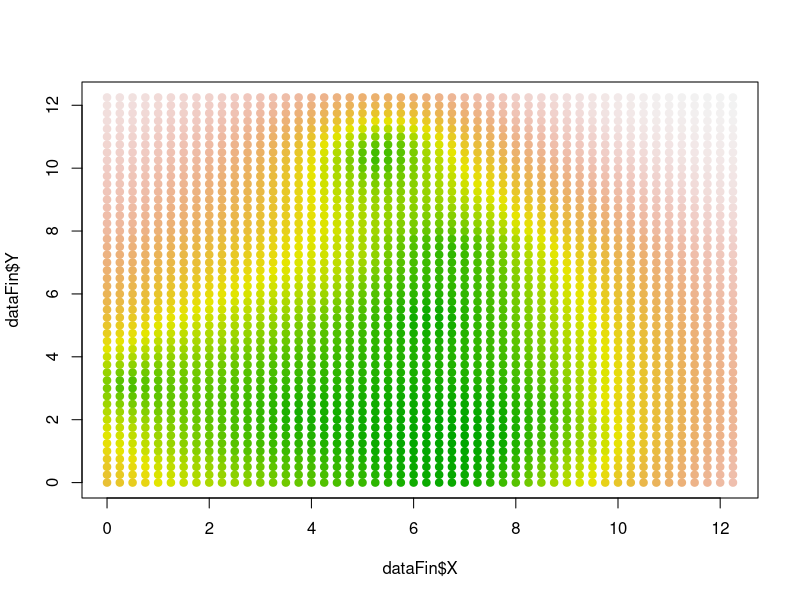
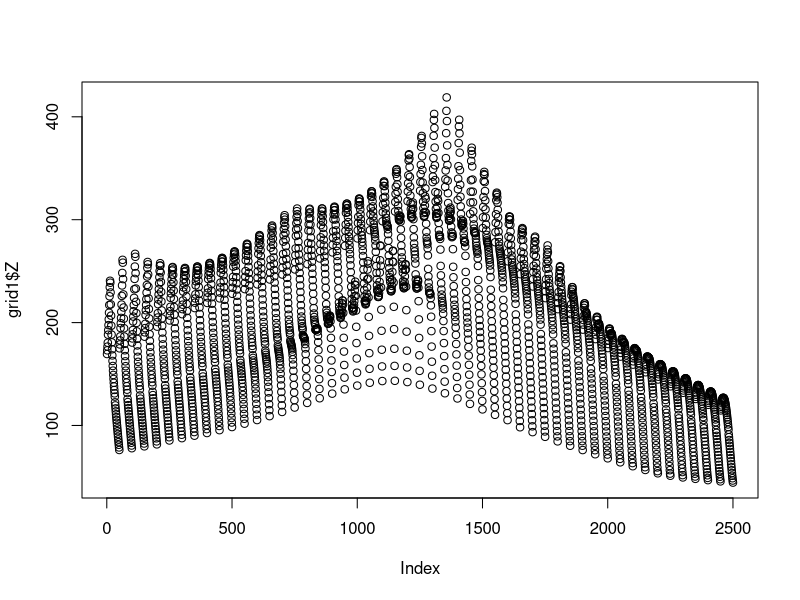

The R script that drew these images, in order:
#Step 1 : import macros
#May 2015, Florent Le Néchet




# ---------------------------------------------------------------------------------
# ----------------            CREATE TABLE                   ----------------------
# ---------------------------------------------------------------------------------

createTable <- function(parametersValues,centreValues) {
  # -- # -- # -- # -- # -- # -- # -- # -- # -- # -- # -- #
  # This function reports a data.frame with three columns
  # X is the X-coordinate of the cell
  # Y is the Y-coordinate of the cell
  # Z is the Population within the cell
  # -- # -- # -- # -- # -- # -- # -- # -- # -- # -- # -- #
  # parameters for function createTable are : 
  # - a data.frame parametersValues containing 6 variables and 1 line: 
  # Xmin : minimum X coordinate for the table
  # Xmax : maximum X coordinate for the table
  # Ymin : minimum Y coordinate for the table
  # Ymax : maximum Y coordinate for the table
  # nu   : extent of the cell. Number of cells is (Xmax - Xmin) / nu   *  (Ymax - Ymin) / nu 
  # eta  : parameter used for the computation of the grid : the smaller it is the closest it is
  # from a real "Clark" distribution. During the double integration of the exponential, each grid-cell
  # of size nu is subdivided into mini-cells of size eta.
  # therefore eta should be small than nu, around a tenth of its value.
  # - a data.frame centreValues containing 4 variables and as many lines as centers: 
  # X0 : X coordinate of the center
  # Y0 : Y coordinate of the center
  # A  : A parameter (Clark distribution : density = A exp(-b r))
  # b  : b parameter (Clark distribution : density = A exp(-b r)))
  # -- # -- # -- # -- # -- # -- # -- # -- # -- # -- # -- #
  
  Xmin = parametersValues$Xmin[1]
  Ymin = parametersValues$Ymin[1]
  Xmax = parametersValues$Xmax[1]
  Ymax = parametersValues$Ymax[1]
  nombreCentres = nrow(centresValues)
  XXX = NULL
  YYY = NULL
  PPP = NULL
  i = 1
  xt = Xmin
  while (xt < Xmax) {
    yt = Ymin
    while (yt < Ymax) {
      XXX[i] = xt 
      YYY[i] = yt
      j = 1
      PPP[i] = 0
      while (j <= nombreCentres) {
        PPP[i] = PPP[i] + reportPopulationCarre(xt,xt + parametersValues$nu[1],
                                                yt,yt + parametersValues$nu[1],
                                                centresValues$X0[j],
                                                centresValues$Y0[j],
                                                centresValues$A[j],
                                                centresValues$b[j],
                                                parametersValues$eta[1])
        j = j + 1
      }
      i = i + 1  
      yt = yt + parametersValues$nu[1]
    }
    xt = xt +  parametersValues$nu[1]
  }
  dataFin = data.frame(cbind(XXX,YYY,PPP))
  names(dataFin) = c("X","Y","Z")
  #dataFin[dataFin$Z<0,] = 0
  dataFin
}

# ---------------------------------------------------------------------------------
# ----------------         REPORT POPULATION CARREE         ----------------------
# ---------------------------------------------------------------------------------


reportPopulationCarre <- function(x1,x2,y1,y2,X0,Y0,A,b,eta) {
  #compute the population of a Clark distribution of parameters A, b and center X0, Y0
  PopTemp = 0
  xx = x1
  while (xx + eta <= x2) {
    yy = y1
    while(yy + eta <= y2) {
      Rtemp = sqrt((X0 - xx - (1/2) * eta)^2+(Y0 - yy - (1/2) * eta)^2)
      PopTemp = PopTemp + eta ^ 2 * A * exp(- b * Rtemp)
      yy = yy + eta
      #         print(yy)
      #        flush.console()  # force the output
    }
    xx = xx + eta
  }
  PopTemp  
}


# ---------------------------------------------------------------------------------
# ----------------           DRAW IN TWO  DIMENSIONS         ----------------------
# ---------------------------------------------------------------------------------

afficher2d <- function(dataFin) {
  colorPalette <- terrain.colors(nrow(dataFin), alpha = 1)
  dataFin <- dataFin[order(dataFin$Z,decreasing = TRUE),]
  plot(dataFin$X,dataFin$Y,col = colorPalette, pch = 19, cex = 1)
}


# ---------------------------------------------------------------------------------
# ----------------           DRAW IN THREE   DIMENSIONS      ----------------------
# ---------------------------------------------------------------------------------


library(scatterplot3d)
afficher3d <- function(dataFin) {
  scatterplot3d(dataFin$X,dataFin$Y,dataFin$Z, main="3D Scatterplot", type = "h",highlight.3d=TRUE, pch = 19, xlab = "", ylab = "", zlab = "density", cex.symbols=0.1)}

# ---------------------------------------------------------------------------------
# ----------------      COMPUTE URBAN FORM INDICATORS        ----------------------
# ---------------------------------------------------------------------------------



reportPopulation <- function (table, cutoffdensity) {
  
  table <- subset(table, Z > cutoffdensity)
  sum(table$Z)  
}

reportDensity <- function (table, cutoffdensity) {
  cellExtent <- 0.25 #pas générique
  table <- subset(table, Z > cutoffdensity)
  pop = sum(table$Z)
  Ncellules = nrow(table)
  area = Ncellules * cellExtent^2
  density = pop / area
  density
}


reportDistance <- function (table, cutoffdensity) {

  #### table is made of three columns : X, Y, Z containing coordinates and 
  # Population in the corresponding cell
  #### unit is the unit of distance of the coordinates
  #### cutoffdensity is the cut off density used for the computation of all indicators
  table = subset(table, Z > cutoffdensity)
  table = table[order(-table$Z),]
  xx = table$X 
  yy = table$Y 
  zz = table$Z
  toadd = 0
  aa = 0
  bb = 0
  distance = 0
  listDistance = NULL
  listPop = NULL
  n = nrow(data.frame(zz))
  print(n)
  flush.console()
  i = 1
  compteur = 0
  while (i <= n) {
    j = 1
    toadd = 0
    while (j < i) {
      aa = xx[i]
      bb = yy[i]
      toadd = toadd + sqrt((aa - xx[j])^2+(bb - yy[j])^2) * zz[j]
      j = j + 1
    }
    distance = distance + toadd * zz[i]
    listDistance = c(listDistance, distance)
    listPop = c(listPop, sum(zz[1:i]))
    compteur = compteur + 1
    if ((compteur / 1000) == floor(compteur / 1000)) {
      print(compteur * (compteur - 1) / (n * (n - 1)) * 100)
      flush.console() } # force the output
    i = i + 1
  }
  
  resultat = 2 * distance / sum(zz)^2
  #cbind(listDistance, listPop)
  resultat
}




reportEntropy <- function (table, cutoffdensity) {
  table = subset(table, Z > cutoffdensity)
  xx = table$X
  yy = table$Y
  zz = table$Z
  zT = sum(zz)
  toadd = 0
  n = nrow(data.frame(zz))
  for (i in 1:n) {
    toadd = toadd + zz[i] / zT * log(zz[i] / zT)
  }
  -1 * toadd / log(n)
}

reportRankSize <- function (table, cutoffdensity) {
  table = subset(table, Z > cutoffdensity)
  xx = table$X
  yy = table$Y
  zz = table$Z
  n = nrow(data.frame(zz[zz>0]))
  rang = log(1:n)
  taille = log(zz[zz>0][order(-zz[zz>0])])
  
  
  
  lmRT <- lm(taille~rang)
  RT = -summary(lmRT)$coeff[2]
  K = exp(summary(lmRT)$coeff[1])
  Rsquared = summary(lmRT)$r.squared
  
  resultat = cbind(RT,K,Rsquared)
  
  resultat
  
}





reportMoran <- function (table, cutoffdensity) {
  table = subset(table, Z > cutoffdensity)
  xx = table$X
  yy = table$Y
  zz = table$Z
  zT = as.numeric(sum(zz))
  n = nrow(data.frame(zz))
  toadd1 = 0
  toadd2 = 0
  j = 2
  #i = 1
  for (i in 1:n) {
    j = i + 1
    while (j <= n) {
      dij = sqrt((xx[i]-xx[j])^2+(yy[i]-yy[j])^2)
      toadd1 = toadd1 + (zz[i] - zT / n) * (zz[j] - zT / n) / dij
      toadd2 = toadd2 + 1 / dij
      j = j + 1
    }
  }
  toadd3 = 0
  for (i in 1:n) {
    toadd3 = toadd3 + (zz[i] - zT / n)^2
  }
  n * toadd1 / (2 * toadd2 * toadd3)
}


#Step 2 : create "cities" on grid

# Exemple : création d'un centre
centresValues1 = c(6.25,6.25,20000,0.7)
centresValues = data.frame(t(centresValues1))
#centresValues = data.frame(t(cbind(centresValues1,centresValues2)))
names(centresValues) = c("X0","Y0","A","b")

parametersValues = data.frame(t(c(0,12.5,0,12.5,0.25,0.05)))
names(parametersValues) = c("Xmin","Xmax","Ymin","Ymax","nu","eta")
grid1 = createTable(parametersValues,centresValues)

#Génération de plusieurs centres y compris des "puits"
N = floor(runif(1,1,25))
tempTab = NULL
i = 1
for (i in 1:N) {
  x = c(runif(1,0,12.5),runif(1,0,12.5),runif(1,-1000,3000),runif(1,0,1))
tempTab = cbind(tempTab,x)
}
centresValues = data.frame(t(tempTab))
names(centresValues) = c("X0","Y0","A","b")

parametersValues = data.frame(t(c(0,12.5,0,12.5,0.25,0.005)))
names(parametersValues) = c("Xmin","Xmax","Ymin","Ymax","nu","eta")
grid2 = createTable(parametersValues,centresValues)



afficher2d(grid2)

grid1 = grid2
#Step 3 : compute indicators
#Density threshold 200 correspond to a minimum density of 3200 inh. / km2
reportPopulation(grid1,0)
reportPopulation(grid1,200)
plot(grid1$Z)
reportDensity(grid1,0)
reportDensity(grid1,200)
reportDistance(grid1,0)
reportDistance(grid1,200)
reportEntropy(grid1,0)
reportEntropy(grid1,200)
reportMoran(grid1,0)
reportMoran(grid1,200)
reportRankSize(grid1,0)
reportRankSize(grid1,200)

#Step 4: assess the city-iness of the grid
